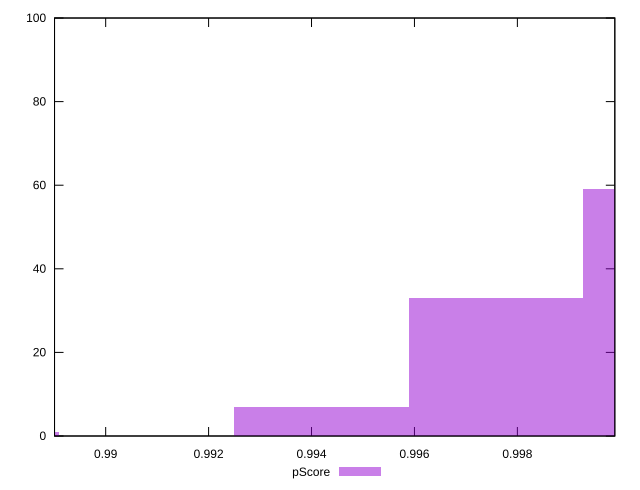

Write gnuplot code to recreate this figure.
reset

$pScore <<EOF
0.994188400558219 7
0.9975815350311139 33
1.000974669504009 59
0.9874021316124291 1
EOF

set key outside below
set boxwidth 0.0033931344728949453
set xrange [0.9890059730365232:0.9998937704364931]
set yrange [0:100]
set trange [0:100]
set style fill transparent solid 0.5 noborder
set terminal svg size 640, 490 enhanced background rgb 'white'
set output "report_00019_2021-02-10T18-14-37.922Z//mainthread-work-breakdown/samples/pages+cached+noadtech+nomedia/pScore/histogram.svg"

plot $pScore title "pScore" with boxes

reset
